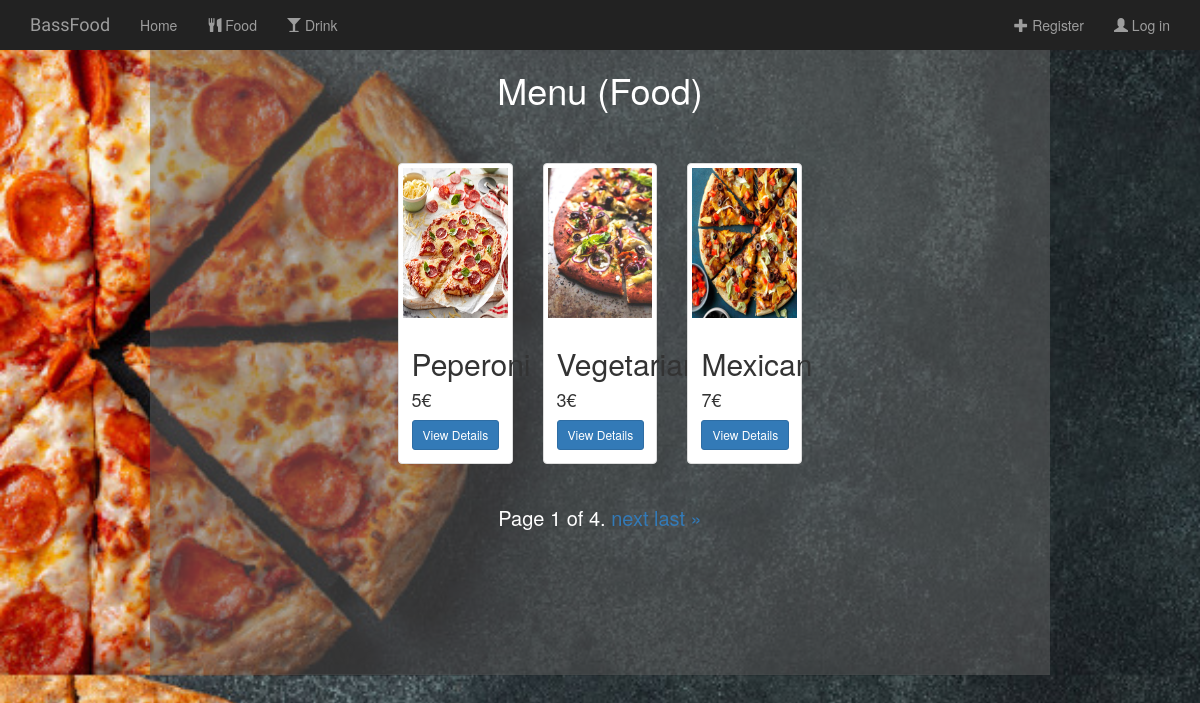
The app's page /zayshop/food/ with its own data.
### zayshop/models.py (models this page shows, shortened)
class Food(models.Model):
    food_name = models.CharField(max_length=250, blank=False)
    food_price = models.IntegerField(blank=False)
    food_details = models.CharField(max_length=1000, blank=False, default='')
    food_photo = models.FileField(default=False)

### zayshop/views.py (the view)
# urls.py: path('food/', views.FoodView.as_view(), name='food'),
class FoodView(generic.ListView):
    template_name = 'zayshop/food.html'
    model = Food
    context_object_name = 'food_list'
    paginate_by = 3

### zayshop/templates/zayshop/food.html (shortened to what this page needs)
{% extends 'zayshop/base.html' %}
{% block body %}
    <div class="container" style="background-color: rgba(100,100,100,0.5);width: 75%;padding-bottom: 10.25%">
        <h1 style="text-align: center;color: white">Menu (Food)</h1>
        <div style="display: flex;align-items: center;justify-content: center">
            {% for food in food_list %}
                <div class="col-sm-4 col-lg-2" style="margin-top: 5%;">
                        <div class="thumbnail">
                            <a href="#">
                                <img src="{{ food.food_photo.url }}" class="img-responsive" style="width: 300px;height: 150px;">
                            </a>
                            <div class="caption">
                                <h2>{{ food.food_name }}</h2>
                                <h4>{{ food.food_price }}€</h4>
                                <a href="{% url 'zayshop:pizza_details' food.id %}" class="btn btn-primary btn-sm" role="button">View Details</a>
                            </div>
                        </div>
                    </div>
            {% endfor %}
        </div>
        <div class="pagination" style="width: 100%;text-align: center;font-size: 20px">
            <span class="step-links">
                <span class="current" style="color: white">
                    Page {{ page_obj.number }} of {{ page_obj.paginator.num_pages }}.
                </span>
                {% if page_obj.has_next %}
                    <a href="?page={{ page_obj.next_page_number }}">next</a>
                    <a href="?page={{ page_obj.paginator.num_pages }}">last &raquo;</a>
                {% endif %}
            </span>
        </div>
    </div>
{% endblock %}

### zayshop/static/zayshop/style.css (style rules this page uses)
body { background: white url("images/background.jpg"); background-size: cover; }

### records on screen
Food: food_photo (picture), food_name "Peperoni", food_price "5"
Food: food_photo (picture), food_name "Vegetarian", food_price "3"
Food: food_photo (picture), food_name "Mexican", food_price "7"

### other values on screen
{{ page_obj.number }} "1"
{{ page_obj.paginator.num_pages }} "4"
